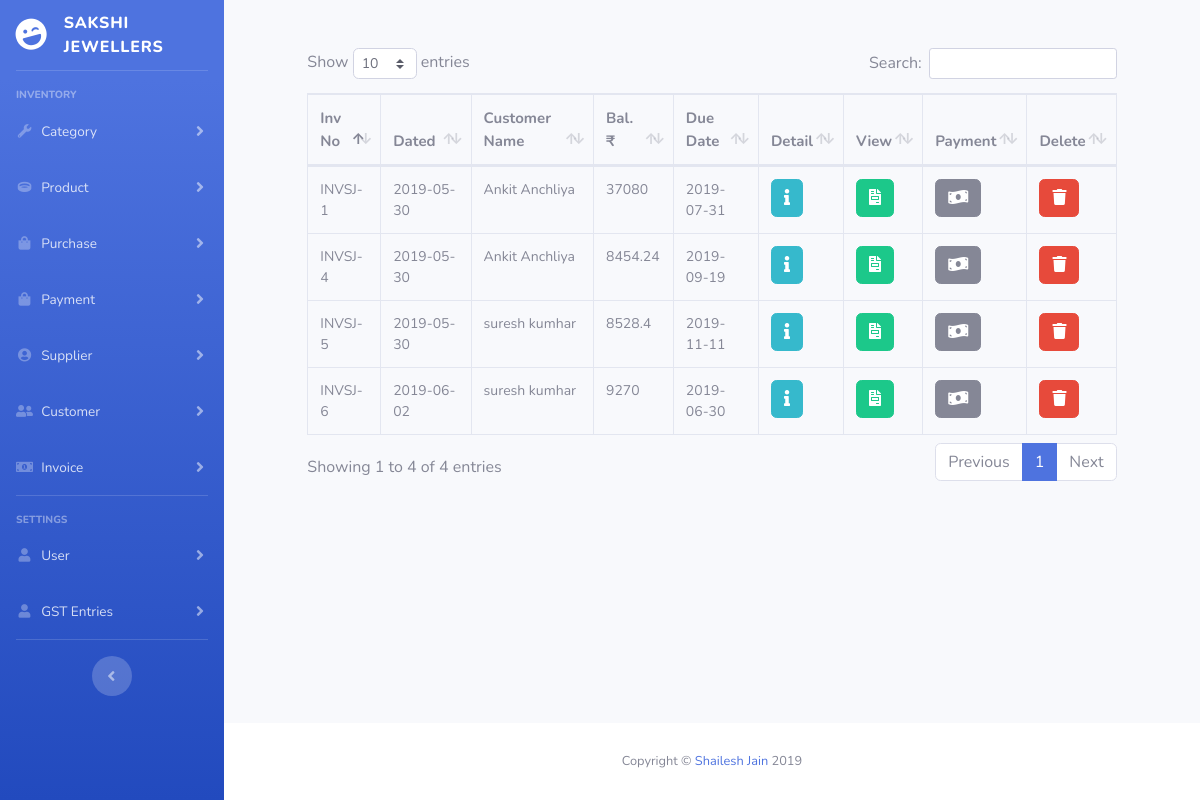
/invoices.php, run on the app's committed database.
### tables this page shows
CREATE TABLE `invoices` (
  `invoice_id` int(11) NOT NULL,
  `invoice_no` varchar(20) NOT NULL,
  `customer_id` int(11) NOT NULL,
  `total_amount` double NOT NULL,
  `pending_amount` double NOT NULL,
  `due_date` date NOT NULL,
  `invoice_date` date NOT NULL,
  `deleted` int(1) NOT NULL,
  `created_at` datetime NOT NULL,
  `deleted_at` datetime NOT NULL,
  `created_by` int(11) NOT NULL,
  `deleted_by` int(11) NOT NULL,
  `updated_at` date NOT NULL,
  `updated_by` int(11) NOT NULL
);

CREATE TABLE `customers` (
  `customer_id` int(11) NOT NULL,
  `customer_name` varchar(255) NOT NULL,
  `customer_address` text NOT NULL,
  `customer_email` varchar(255) NOT NULL,
  `customer_contact` varchar(13) NOT NULL,
  `deleted` int(1) NOT NULL DEFAULT '0',
  `created_at` datetime NOT NULL DEFAULT CURRENT_TIMESTAMP,
  `updated_at` datetime NOT NULL,
  `deleted_at` datetime NOT NULL,
  `created_by` int(11) NOT NULL,
  `updated_by` int(11) NOT NULL,
  `deleted_by` int(11) NOT NULL
);

### invoices.php (called while the page is built, shortened)
<?php
require_once('helpers/static-components.php');

### db/core/CRUD.class.php (called while the page is built, shortened)
<?php
class CRUD
{
    private static $pdo;
    private static $dsn = "mysql:host=".HOST.";dbname=".DB;
    public static function init()
    {
        try
        {
            self::$pdo = new PDO(self::$dsn, USERNAME, PASSWORD);
            self::$pdo->setAttribute(PDO::ATTR_DEFAULT_FETCH_MODE, PDO::FETCH_OBJ);
        }
        catch (PDOException $ex)
        {
             throw $ex;
        }
    }
    public static function query($query, ...$params)
    {
        if(strpos($query, "?") === false){
            $res = self::$pdo->query($query);
            return $res;
        }
        return self::executePreparedStatement($query, ...$params);
    }
}

### db/models/Invoice.class.php (called while the page is built, shortened)
<?php
class Invoice extends Table
{
    public static function viewAll(){
        return $rs = CRUD::query("SELECT @sr_no:=@sr_no+1 as serial_no, invoices.*,customers.customer_name,customers.customer_contact FROM invoices JOIN customers ON invoices.customer_id=customers.customer_id INNER JOIN (SELECT @sr_no:=0) AS a WHERE invoices.deleted = 0");
    }
}

### includes/pages/invoices/view-all-invoices.php (the view, shortened to what this page needs)
<?php
$rs = Invoice::viewAll();
$column_names_as = array(
    "invoice_no" => "Inv No",
    "invoice_date" => "Dated",
    "customer_name" => "Customer Name",
    "pending_amount" => "Bal. &#8377;",
    "due_date" => "Due Date",
);
require_once 'includes/pages/invoices/delete-invoice.php';
?>
    <div class="row">
        <div class="offset-1 col-md-10">
            <div class="table-responsive">
                <table class="tables table table-bordered">
                    <thead>
                    <tr>
                        <?php
                        foreach ($column_names_as as $column_name_as) {
                            echo "<th>{$column_name_as}</th>";
                        }
                        ?>
                        <th>Detail</th>
                        <th>View</th>
                        <th>Payment</th>
                        <th>Delete</th>
                    </tr>
                    </thead>
                    <tbody>
                    <?php
                    $column_names = array_keys($column_names_as);
                    while($row = $rs->fetch(PDO::FETCH_ASSOC)) {
                        echo "<tr>";
                        foreach ($column_names as $column_name) {
                            if(empty($row[$column_name])) {
                                echo "<td>NULL</td>";
                            }
                            else {
                                echo "<td>$row[$column_name]</td>";
                            }
                        }
                        echo "<td><a class='btn btn-info text-white' data-toggle='tooltip' href='invoices.php?src=view-invoice-details&id={$row['invoice_id']}' data-html='true' title='View Detail'><i class='fa fa-info'></i></a></td>";
                        echo "<td><a class='btn btn-success text-white' data-toggle='tooltip' target='_blank' href='invoices.php?src=view-invoice&id={$row['invoice_id']}' data-html='true' title='View Invoice'><i class='fa fa-file-invoice'></i></a></td>";
                        echo "<td><a class='btn btn-secondary text-white' data-toggle='tooltip' href='payments.php?src=add-payment&id={$row['invoice_id']}' data-html='true' title='Make payment'><i class='fa fa-money-bill-wave'></i></a></td>";
                        echo "<td><a class='btn btn-danger text-white delete' data-toggle='modal' data-target='#deleteModal' data-html='true' title='Delete' data-delete='invoices.php?form=delete-invoice&id={$row['invoice_id']}'><i class='fa fa-trash'></i></a></td>";
                    }
                    ?>
                    </tbody>
                </table>
            </div>
        </div>
    </div>

### helpers/static-components.php (shortened to what this page needs)
<!DOCTYPE html>
<html lang="en">
<?php
include_once ("includes/header.php");
?>
<body id="page-top">
<div id="wrapper">
    <?php
    include_once ("includes/sidebar.php");
    ?>
    <div id="content-wrapper" class="d-flex flex-column">
        <div id="content">
            <div id="include">
                <?php
                include_once ("includes/{$include_page}");
                ?>
            </div>
        </div>
        <?php
        include_once ("includes/footer.php");
        ?>
    </div>
</div>
</body>
</html>

### includes/header.php (shortened to what this page needs)
<head>
    <link href="vendor/fontawesome-free/css/all.min.css" rel="stylesheet" type="text/css">
    <link rel="stylesheet" href="vendor/datatables/dataTables.bootstrap4.css">
    <link rel="stylesheet" href="vendor/izi-toast/css/iziToast.min.css">
    <link rel="stylesheet" href="vendor/selectize/css/selectize.bootstrap3.css">
    <link href="css/style.css" rel="stylesheet">
</head>

### includes/sidebar.php (shortened to what this page needs)
<ul class="navbar-nav bg-gradient-primary sidebar sidebar-dark accordion" id="accordionSidebar">
    <a class="sidebar-brand d-flex align-items-center justify-content-center" href="index.php" >
        <div class="sidebar-brand-icon rotate-n-15">
            <i class="fas fa-laugh-wink"></i>
        </div>
        <div class="sidebar-brand-text mx-3 text-left">Sakshi Jewellers</div>
    </a>
    <hr class="sidebar-divider">
    <div class="sidebar-heading">
        Inventory
    </div>
    <li class="nav-item">
        <a class="nav-link collapsed" href="#" data-toggle="collapse" data-target="#collapseUtilities" aria-expanded="true" aria-controls="collapseUtilities">
            <i class="fas fa-fw fa-wrench"></i>
            <span>Category</span>
        </a>
    </li>
    <li class="nav-item">
        <a class="nav-link collapsed" href="#" data-toggle="collapse" data-target="#collapseProducts" aria-expanded="true" aria-controls="collapseProducts">
            <i class="fas fa-fw fa-ring"></i>
            <span>Product</span>
        </a>
    </li>
    <li class="nav-item">
        <a class="nav-link collapsed" href="#" data-toggle="collapse" data-target="#collapsePurchase" aria-expanded="true" aria-controls="collapsePurchase">
            <i class="fas fa-fw fa-shopping-bag"></i>
            <span>Purchase</span>
        </a>
    </li>
    <li class="nav-item">
        <a class="nav-link collapsed" href="#" data-toggle="collapse" data-target="#collapsePayment" aria-expanded="true" aria-controls="collapsePayment">
            <i class="fas fa-fw fa-shopping-bag"></i>
            <span>Payment</span>
        </a>
    </li>
    <li class="nav-item">
        <a class="nav-link collapsed" href="#" data-toggle="collapse" data-target="#collapseSupplier" aria-expanded="true" aria-controls="collapseSupplier">
            <i class="fas fa-fw fa-user-circle "></i>
            <span>Supplier</span>
        </a>
    </li>
    <li class="nav-item">
        <a class="nav-link collapsed" href="#" data-toggle="collapse" data-target="#collapseCustomer" aria-expanded="true" aria-controls="collapseCustomer">
            <i class="fas fa-fw fa-user-friends"></i>
            <span>Customer</span>
        </a>
    </li>
    <li class="nav-item">
        <a class="nav-link collapsed" href="#" data-toggle="collapse" data-target="#collapseInvoice" aria-expanded="true" aria-controls="collapseInvoice">
            <i class="fas fa-fw fa-money-bill-alt"></i>
            <span>Invoice</span>
        </a>
    </li>
    <hr class="sidebar-divider">
    <div class="sidebar-heading">
        Settings
    </div>
    <li class="nav-item">
        <a class="nav-link collapsed" href="#" data-toggle="collapse" data-target="#collapseUser" aria-expanded="true" aria-controls="collapseUser">
            <i class="fas fa-fw fa-user"></i>
            <span>User</span>
        </a>
    </li>
    <li class="nav-item">
        <a class="nav-link collapsed" href="#" data-toggle="collapse" data-target="#collapseGST" aria-expanded="true" aria-controls="collapseGST">
            <i class="fas fa-fw fa-user"></i>
            <span>GST Entries</span>
        </a>
    </li>
    <hr class="sidebar-divider d-none d-md-block">
    <div class="text-center d-none d-md-inline">
        <button class="rounded-circle border-0" id="sidebarToggle"></button>
    </div>
</ul>

### includes/footer.php (shortened to what this page needs)
<footer class="sticky-footer bg-white">
    <div class="container my-auto">
        <div class="copyright text-center my-auto">
            <span>Copyright &copy; <a href="https://github.com/half-code">Shailesh Jain</a> 2019</span>
        </div>
    </div>
</footer>

### data on the page
invoices: invoice_no "INVSJ-1", invoice_date "2019-05-30", customer.customer_name "Ankit Anchliya", pending_amount "37080", due_date "2019-07-31"
invoices: invoice_no "INVSJ-4", invoice_date "2019-05-30", customer.customer_name "Ankit Anchliya", pending_amount "8454.24", due_date "2019-09-19"
invoices: invoice_no "INVSJ-5", invoice_date "2019-05-30", customer.customer_name "suresh kumhar", pending_amount "8528.4", due_date "2019-11-11"
invoices: invoice_no "INVSJ-6", invoice_date "2019-06-02", customer.customer_name "suresh kumhar", pending_amount "9270", due_date "2019-06-30"

### other printed values
$column_name_as "Inv No"
$column_name_as "Dated"
$column_name_as "Customer Name"
$column_name_as "Bal. ₹"
$column_name_as "Due Date"
